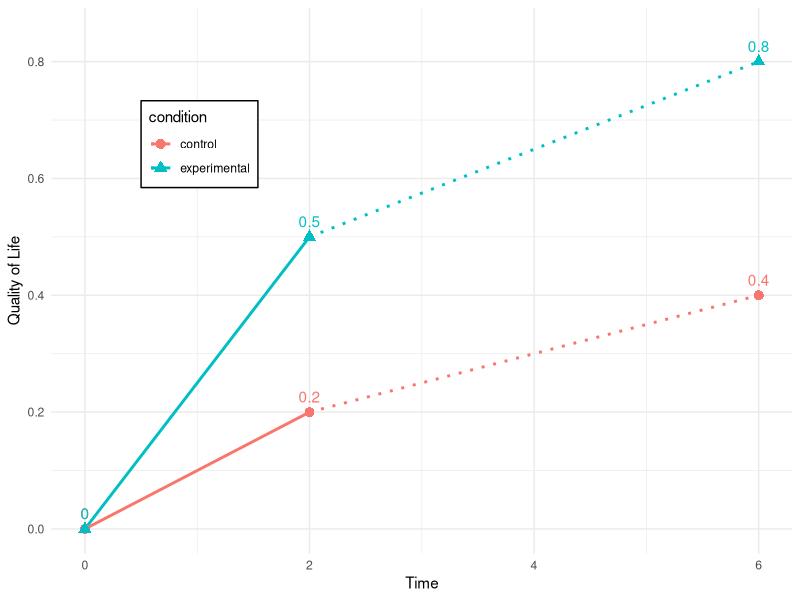

Reproduce this figure in R.
################################################################################
## EXAMPLE GRAPH PRE, POST, FOLLOW-UP
################################################################################


library(ggplot2)

t <- c(0, 2, 6)
y <- c(0, 0, 0.2, .5, .4, .8)

cond <- c("control", "experimental")

ex_dat <- data.frame(
  t = rep(t, each = 2),
  condition = factor(rep(cond, 3)),
  y = y
)

# Variable indicating which line segment each observation belongs to
ex_dat$segment <- ifelse(ex_dat$t < 2, "solid", "dotted")

# plot
ex_plot <- ggplot(ex_dat, aes(x = t, y = y,
                   color = condition,
                   shape = condition,
                   group = condition)) +
  # Solid  
  geom_line(
    data = subset(ex_dat, t <= 2),
    linewidth = 1
  ) +
  # Dotted  
  geom_line(
    data = subset(ex_dat, t >= 2),
    linewidth = 1,
    linetype = "dotted"
  ) +
  geom_point(size = 3) +
  # Value labels
  geom_text(
    aes(label = y),
    vjust = -0.8,
    show.legend = FALSE
  ) +
  ylim(0, 0.85) +
  labs(x = "Time", y = "Quality of Life") +
  theme_minimal() +
  theme(
    legend.position = c(.2, .75),
    legend.background = element_rect(
      linewidth = 0.5,
      linetype = "solid"
    )
  )

ggsave("example_plot.pdf", ex_plot, units="in", scale=1)
